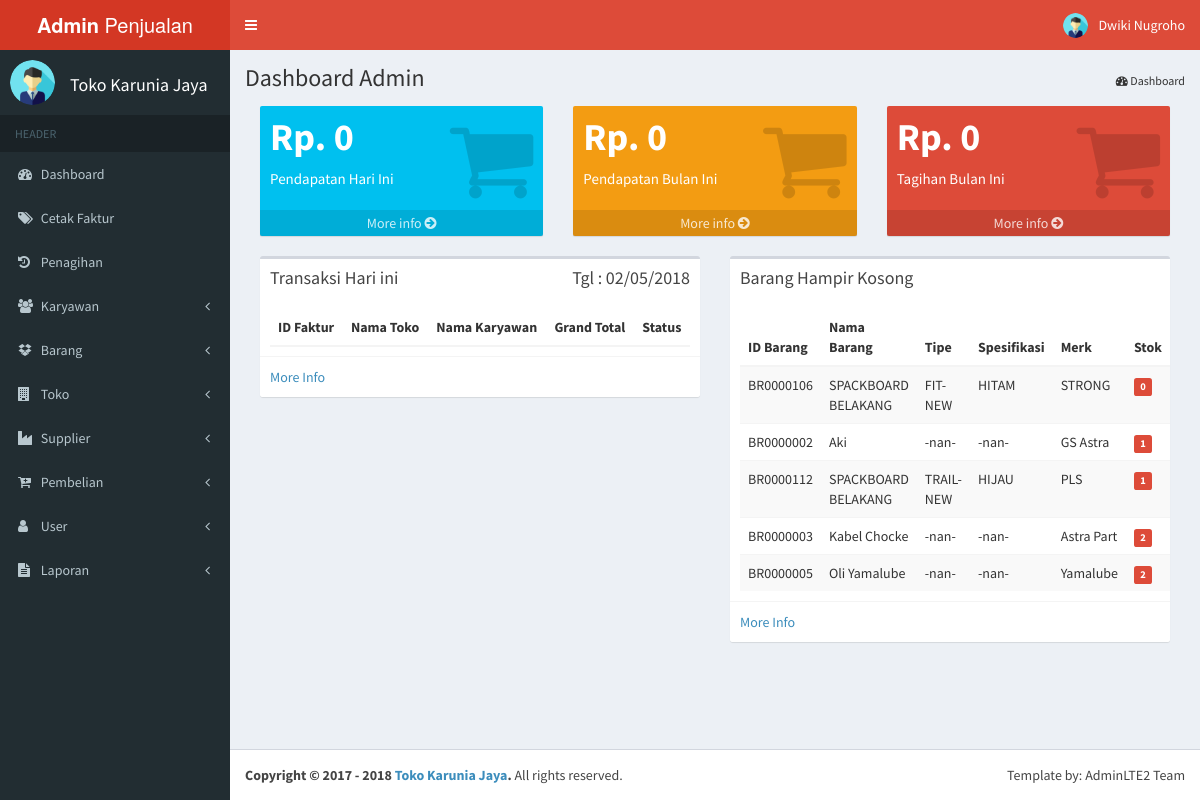
Screenshot of /admin/ (signed in) with the database file from the repository.
### tables this page shows
CREATE TABLE IF NOT EXISTS `karyawan` (
  `id_karyawan` varchar(20) NOT NULL,
  `nama` varchar(50) NOT NULL,
  `alamat` text NOT NULL,
  `no_telp` varchar(14) NOT NULL,
  `tgl_lahir` date NOT NULL,
  `jabatan` varchar(30) NOT NULL,
  `tgl_masuk` date NOT NULL,
  `del` int(11) NOT NULL,
  PRIMARY KEY (`id_karyawan`)
);

CREATE TABLE IF NOT EXISTS `list_brg` (
  `id_brg` varchar(15) NOT NULL,
  `nama_brg` varchar(30) NOT NULL,
  `type` varchar(20) NOT NULL,
  `spek` varchar(20) NOT NULL,
  `merk` varchar(20) NOT NULL,
  `harga` int(11) NOT NULL,
  `harga_beli` int(11) NOT NULL,
  `satuan` varchar(10) NOT NULL,
  `stok` int(11) NOT NULL,
  `del` int(11) NOT NULL,
  PRIMARY KEY (`id_brg`)
);

### admin/index.php (the view, shortened to what this page needs)
<?php
  include "../init/db.php";
  include "header.php";
  include "sidebar.php";
   $date = date("Y-m-d");
   $month = date("m");
?>
  <div class="content-wrapper">
    <section class="content-header">
      <h1>
        Dashboard Admin
      </h1>
      <ol class="breadcrumb">
        <li><i class="fa fa-dashboard active"></i> Dashboard</a></li>
      </ol>
    </section>
    <section class="content">
      <div class="container-fluid">
          <div class="row">
            <div class="col-lg-4 col-xs-12">
              <div class="small-box bg-aqua">
                <div class="inner">
                  <?php
                     $sql2 = "SELECT SUM(grand_total) AS Pendapatan FROM transaksi WHERE tgl_transaksi = '$date' AND grand_total <> 0";
                      $run_sql2 = mysqli_query($conn,$sql2);
                      $rows2 = mysqli_fetch_assoc($run_sql2);
                  ?>
                  <h3><?php echo "Rp. ".number_format($rows2['Pendapatan'],0,".",".") ?></h3>
                  <p>Pendapatan Hari Ini</p>
                </div>
                <div class="icon">
                  <i class="fa fa-shopping-cart"></i>
                </div>
                <a href="../laporan/laporan_tahun.php" class="small-box-footer">
                  More info <i class="fa fa-arrow-circle-right"></i>
                </a>
              </div>
            </div>
            <div class="col-lg-4 col-xs-12">
              <div class="small-box bg-yellow">
                <div class="inner">
                  <?php
                     $SQL_month = "SELECT SUM(grand_total) AS Pendapatan_Bulanan FROM transaksi WHERE MONTH(tgl_transaksi) = '$month' AND grand_total <> 0";
                      $run_sqlmonth = mysqli_query($conn,$SQL_month);
                      $rowsmonth = mysqli_fetch_assoc($run_sqlmonth);
                  ?>
                  <h3><?php echo "Rp. ".number_format($rowsmonth['Pendapatan_Bulanan'],0,".",".") ?></h3>
                  <p>Pendapatan Bulan Ini</p>
                </div>
                <div class="icon">
                  <i class="fa fa-shopping-cart"></i>
                </div>
                <a href="../laporan/laporan_tahun.php" class="small-box-footer">
                  More info <i class="fa fa-arrow-circle-right"></i>
                </a>
              </div>
            </div>
            <div class="col-lg-4 col-xs-12">
              <div class="small-box bg-red">
                <div class="inner">
                  <?php
                     $SQL_Hutang = "SELECT SUM(sisa_hutang) AS Hutang_Bulan_Ini FROM transaksi WHERE MONTH(tgl_tagihan) = '$month' AND sisa_hutang <> 0 AND grand_total <> 0";
                      $run_sqlHutang = mysqli_query($conn,$SQL_Hutang);
                      $rowsHutang = mysqli_fetch_assoc($run_sqlHutang);
                  ?>
                  <h3><?php echo "Rp. ".number_format($rowsHutang['Hutang_Bulan_Ini'],0,".",".") ?></h3>
                  <p>Tagihan Bulan Ini</p>
                </div>
                <div class="icon">
                  <i class="fa fa-shopping-cart"></i>
                </div>
                <a href="../penagihan/penagihan.php" class="small-box-footer">
                  More info <i class="fa fa-arrow-circle-right"></i>
                </a>
              </div>
            </div>
          </div>
      <div class="row">
        <div class="col-lg-6 col-xs-12">
          <div class="box">
          <div class="box-header">
            <div class="box-title">Transaksi Hari ini</div>
            <div class="box-title pull-right">Tgl : <?php echo date("d/m/Y") ?></div>
          </div>
          <div class="box-body">
            <table class="table table-striped">
              <thead>
                <tr>
                  <th>ID Faktur</th>
                  <th>Nama Toko</th>
                  <th>Nama Karyawan</th>
                  <th>Grand Total</th>
                  <th>Status</th>
                </tr>
              </thead>
            </table>
          </div>
          <div class="box-footer">
            <a href="../invoice/transaksi.php">More Info</a>
          </div>
        </div>
        </div>
        <div class="col-lg-6 col-xs-12">
          <div class="box">
          <div class="box-header">
            <div class="box-title">Barang Hampir Kosong</div>
          </div>
          <div class="box-body">
            <table class="table table-striped">
              <thead>
                <tr>
                  <th>ID Barang</th>
                  <th>Nama Barang</th>
                  <th>Tipe</th>
                  <th>Spesifikasi</th>
                  <th>Merk</th>
                  <th>Stok</th>
                </tr>
              </thead>
              <tbody>
                <?php
                  $sql = "SELECT * FROM list_brg WHERE stok <= 5 AND del =0 ORDER BY stok ASC LIMIT 5";
                  $run_sql = mysqli_query($conn,$sql);
                  while($rows = mysqli_fetch_assoc($run_sql)){
                    echo "
                                <tr>
                                  <td>$rows[id_brg]</td>
                                  <td>$rows[nama_brg]</td>
                                  <td>$rows[type]</td>
                                  <td>$rows[spek]</td>
                                  <td>$rows[merk]</td>";
                                  if ($rows['stok'] <= 5) {
                                    echo "<td><span class='label label-danger'>$rows[stok]</span></td>";
                                  }
                                echo "</tr>";
                    }
                ?>
              </tbody>
            </table>
          </div>
          <div class="box-footer">
             <a href="../laporan/laporan_barang_kosong.php">More Info</a>
          </div>
        </div>
        </div>
      </div>
      </div>
    </section>
  </div>
  <?php
    include 'footer.php';
   ?>

### admin/sidebar.php (shortened to what this page needs)
<?php
  $id = $_SESSION['id_karyawan'];
  include $_SERVER["DOCUMENT_ROOT"]."/init/db.php";
  $sql = mysqli_query($conn, "SELECT * FROM karyawan WHERE id_karyawan = '$id'");
  $result = mysqli_fetch_assoc($sql);
?>
  <header class="main-header">
    <a href="../index.php" class="logo">
      <span class="logo-lg"><b>Admin</b> Penjualan</span>
    </a>
    <nav class="navbar navbar-static-top" role="navigation">
      <a href="#" class="sidebar-toggle" data-toggle="offcanvas" role="button">
      </a>
      <div class="navbar-custom-menu">
        <ul class="nav navbar-nav">
          <li class="dropdown user user-menu">
            <a href="#" class="dropdown-toggle" data-toggle="dropdown">
              <img src="../dist/img/user2-160x160.png" class="user-image" alt="User Image">
              <?php
                 echo "<span class='hidden-xs'>".$result[nama]."</span>";
              ?>
            </a>
          </li>
        </ul>
      </div>
    </nav>
  </header>
  <aside class="main-sidebar">
    <section class="sidebar">
      <div class="user-panel">
        <div class="pull-left image">
          <img src="../dist/img/user2-160x160.png" class="img-circle" alt="User Image">
        </div>
        <div class="pull-left info">
          <h4>Toko Karunia Jaya</h4>
        </div>
      </div>
      <ul class="sidebar-menu">
        <li class="header">HEADER</li>
        <li class=""><a href="../index.php"><i class="fa fa-dashboard"></i> <span>Dashboard</span></a></li>
        <li><a href="../invoice/transaksi.php"><i class="fa fa-tags"></i> <span>Cetak Faktur</span></a></li>
        <li><a href="../penagihan/penagihan.php"><i class="fa fa-history"></i> <span>Penagihan</span></a></li>
        <li class="treeview">
          <a href="#"><i class="fa fa-users"></i> <span>  Karyawan</span>
            <span class="pull-right-container">
              <i class="fa fa-angle-left pull-right"></i>
            </span>
          </a>
        </li>
        <li class="treeview">
          <a href="#"><i class="fa fa-dropbox"></i> <span>  Barang</span>
            <span class="pull-right-container">
              <i class="fa fa-angle-left pull-right"></i>
            </span>
          </a>
        </li>
        <li class="treeview">
          <a href="#"><i class="fa fa-building"></i> <span>  Toko</span>
            <span class="pull-right-container">
              <i class="fa fa-angle-left pull-right"></i>
            </span>
          </a>
        </li>
         <li class="treeview">
          <a href="#"><i class="fa fa-industry"></i> <span> Supplier</span>
            <span class="pull-right-container">
              <i class="fa fa-angle-left pull-right"></i>
            </span>
          </a>
        </li>
         <li class="treeview">
          <a href="#"><i class="fa fa-cart-plus"></i> <span> Pembelian</span>
            <span class="pull-right-container">
              <i class="fa fa-angle-left pull-right"></i>
            </span>
          </a>
        </li>
        <li class="treeview">
          <a href="#"><i class="fa fa-user"></i> <span> User</span>
            <span class="pull-right-container">
              <i class="fa fa-angle-left pull-right"></i>
            </span>
          </a>
        </li>
        <li class="treeview">
          <a href="#"><i class="fa fa-file-text"></i> <span> Laporan</span>
            <span class="pull-right-container">
              <i class="fa fa-angle-left pull-right"></i>
            </span>
          </a>
        </li>
      </ul>
    </section>
  </aside>

### rows the page displays
karyawan: nama "Dwiki Nugroho"
list_brg: id_brg "BR0000106", nama_brg "SPACKBOARD BELAKANG", type "FIT-NEW", spek "HITAM", merk "STRONG", stok "0"
list_brg: id_brg "BR0000002", nama_brg "Aki", type "-nan-", spek "-nan-", merk "GS Astra", stok "1"
list_brg: id_brg "BR0000112", nama_brg "SPACKBOARD BELAKANG", type "TRAIL-NEW", spek "HIJAU", merk "PLS", stok "1"
list_brg: id_brg "BR0000003", nama_brg "Kabel Chocke", type "-nan-", spek "-nan-", merk "Astra Part", stok "2"
list_brg: id_brg "BR0000005", nama_brg "Oli Yamalube", type "-nan-", spek "-nan-", merk "Yamalube", stok "2"

### other values shown
$rows2['Pendapatan'] "0"
$rowsmonth['Pendapatan_Bulanan'] "0"
$rowsHutang['Hutang_Bulan_Ini'] "0"
